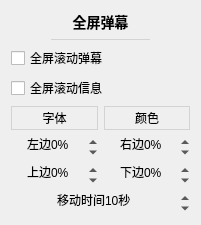
           <widget class="QWidget" name="fullScreenDanmuSettingsCard" native="true">
            <property name="geometry">
             <rect>
              <x>550</x>
              <y>10</y>
              <width>201</width>
              <height>211</height>
             </rect>
            </property>
            <property name="styleSheet">
             <string notr="true">#fullScreenDanmuSettingsCard
{
	background: #f7f7ff;
	border: none;
	border-radius: 5px;
}</string>
            </property>
            <layout class="QVBoxLayout" name="verticalLayout_55">
             <item>
              <widget class="QLabel" name="label_38">
               <property name="sizePolicy">
                <sizepolicy hsizetype="Preferred" vsizetype="Fixed">
                 <horstretch>0</horstretch>
                 <verstretch>0</verstretch>
                </sizepolicy>
               </property>
               <property name="styleSheet">
                <string notr="true">font-size: 14px;
font-weight: 500;</string>
               </property>
               <property name="text">
                <string>全屏弹幕</string>
               </property>
               <property name="alignment">
                <set>Qt::AlignCenter</set>
               </property>
              </widget>
             </item>
             <item>
              <widget class="QWidget" name="widget_28" native="true">
               <property name="minimumSize">
                <size>
                 <width>0</width>
                 <height>1</height>
                </size>
               </property>
               <property name="maximumSize">
                <size>
                 <width>16777215</width>
                 <height>1</height>
                </size>
               </property>
               <property name="styleSheet">
                <string notr="true">background: lightgray;
margin: 40px;</string>
               </property>
              </widget>
             </item>
             <item>
              <widget class="QCheckBox" name="enableScreenDanmakuCheck">
               <property name="cursor">
                <cursorShape>PointingHandCursor</cursorShape>
               </property>
               <property name="text">
                <string>全屏滚动弹幕</string>
               </property>
              </widget>
             </item>
             <item>
              <widget class="QCheckBox" name="enableScreenMsgCheck">
               <property name="cursor">
                <cursorShape>PointingHandCursor</cursorShape>
               </property>
               <property name="text">
                <string>全屏滚动信息</string>
               </property>
              </widget>
             </item>
             <item>
              <layout class="QHBoxLayout" name="horizontalLayout_31" stretch="0,0">
               <property name="topMargin">
                <number>0</number>
               </property>
               <item>
                <widget class="QPushButton" name="screenDanmakuFontButton">
                 <property name="cursor">
                  <cursorShape>PointingHandCursor</cursorShape>
                 </property>
                 <property name="styleSheet">
                  <string notr="true">QPushButton
{
	background: transparent;
	border: 1px solid lightgray;
	padding: 2px 8px 2px 8px;
}

QPushButton:hover
{
	background: #eeeeee;
}

QPushButton:pressed
{
	background: #cccccc;
}

</string>
                 </property>
                 <property name="text">
                  <string>字体</string>
                 </property>
                 <property name="flat">
                  <bool>false</bool>
                 </property>
                </widget>
               </item>
               <item>
                <widget class="QPushButton" name="screenDanmakuColorButton">
                 <property name="cursor">
                  <cursorShape>PointingHandCursor</cursorShape>
                 </property>
                 <property name="styleSheet">
                  <string notr="true">QPushButton
{
	background: transparent;
	border: 1px solid lightgray;
	padding: 2px 8px 2px 8px;
}

QPushButton:hover
{
	background: #eeeeee;
}

QPushButton:pressed
{
	background: #cccccc;
}

</string>
                 </property>
                 <property name="text">
                  <string>颜色</string>
                 </property>
                 <property name="flat">
                  <bool>false</bool>
                 </property>
                </widget>
               </item>
              </layout>
             </item>
             <item>
              <layout class="QHBoxLayout" name="horizontalLayout_29">
               <property name="topMargin">
                <number>0</number>
               </property>
               <item>
                <widget class="QSpinBox" name="screenDanmakuLeftSpin">
                 <property name="contextMenuPolicy">
                  <enum>Qt::NoContextMenu</enum>
                 </property>
                 <property name="styleSheet">
                  <string notr="true">QAbstractSpinBox
{
	background: transparent;
}</string>
                 </property>
                 <property name="frame">
                  <bool>false</bool>
                 </property>
                 <property name="alignment">
                  <set>Qt::AlignCenter</set>
                 </property>
                 <property name="suffix">
                  <string>%</string>
                 </property>
                 <property name="prefix">
                  <string>左边</string>
                 </property>
                 <property name="minimum">
                  <number>-200</number>
                 </property>
                 <property name="maximum">
                  <number>200</number>
                 </property>
                 <property name="singleStep">
                  <number>5</number>
                 </property>
                </widget>
               </item>
               <item>
                <widget class="QSpinBox" name="screenDanmakuRightSpin">
                 <property name="contextMenuPolicy">
                  <enum>Qt::NoContextMenu</enum>
                 </property>
                 <property name="styleSheet">
                  <string notr="true">QAbstractSpinBox
{
	background: transparent;
}</string>
                 </property>
                 <property name="frame">
                  <bool>false</bool>
                 </property>
                 <property name="alignment">
                  <set>Qt::AlignCenter</set>
                 </property>
                 <property name="suffix">
                  <string>%</string>
                 </property>
                 <property name="prefix">
                  <string>右边</string>
                 </property>
                 <property name="minimum">
                  <number>-200</number>
                 </property>
                 <property name="maximum">
                  <number>200</number>
                 </property>
                 <property name="singleStep">
                  <number>5</number>
                 </property>
                </widget>
               </item>
              </layout>
             </item>
             <item>
              <layout class="QHBoxLayout" name="horizontalLayout_30">
               <property name="topMargin">
                <number>0</number>
               </property>
               <item>
                <widget class="QSpinBox" name="screenDanmakuTopSpin">
                 <property name="contextMenuPolicy">
                  <enum>Qt::NoContextMenu</enum>
                 </property>
                 <property name="styleSheet">
                  <string notr="true">QAbstractSpinBox
{
	background: transparent;
}</string>
                 </property>
                 <property name="frame">
                  <bool>false</bool>
                 </property>
                 <property name="alignment">
                  <set>Qt::AlignCenter</set>
                 </property>
                 <property name="suffix">
                  <string>%</string>
                 </property>
                 <property name="prefix">
                  <string>上边</string>
                 </property>
                 <property name="minimum">
                  <number>-200</number>
                 </property>
                 <property name="maximum">
                  <number>200</number>
                 </property>
                 <property name="singleStep">
                  <number>5</number>
                 </property>
                </widget>
               </item>
               <item>
                <widget class="QSpinBox" name="screenDanmakuBottomSpin">
                 <property name="contextMenuPolicy">
                  <enum>Qt::NoContextMenu</enum>
                 </property>
                 <property name="styleSheet">
                  <string notr="true">QAbstractSpinBox
{
	background: transparent;
}</string>
                 </property>
                 <property name="frame">
                  <bool>false</bool>
                 </property>
                 <property name="alignment">
                  <set>Qt::AlignCenter</set>
                 </property>
                 <property name="suffix">
                  <string>%</string>
                 </property>
                 <property name="prefix">
                  <string>下边</string>
                 </property>
                 <property name="minimum">
                  <number>-200</number>
                 </property>
                 <property name="maximum">
                  <number>200</number>
                 </property>
                 <property name="singleStep">
                  <number>5</number>
                 </property>
                </widget>
               </item>
              </layout>
             </item>
             <item>
              <widget class="QSpinBox" name="screenDanmakuSpeedSpin">
               <property name="contextMenuPolicy">
                <enum>Qt::NoContextMenu</enum>
               </property>
               <property name="styleSheet">
                <string notr="true">QAbstractSpinBox
{
	background: transparent;
}</string>
               </property>
               <property name="frame">
                <bool>false</bool>
               </property>
               <property name="alignment">
                <set>Qt::AlignCenter</set>
               </property>
               <property name="suffix">
                <string>秒</string>
               </property>
               <property name="prefix">
                <string>移动时间</string>
               </property>
               <property name="minimum">
                <number>1</number>
               </property>
               <property name="maximum">
                <number>1000</number>
               </property>
               <property name="singleStep">
                <number>3</number>
               </property>
               <property name="value">
                <number>10</number>
               </property>
              </widget>
             </item>
            </layout>
           </widget>
